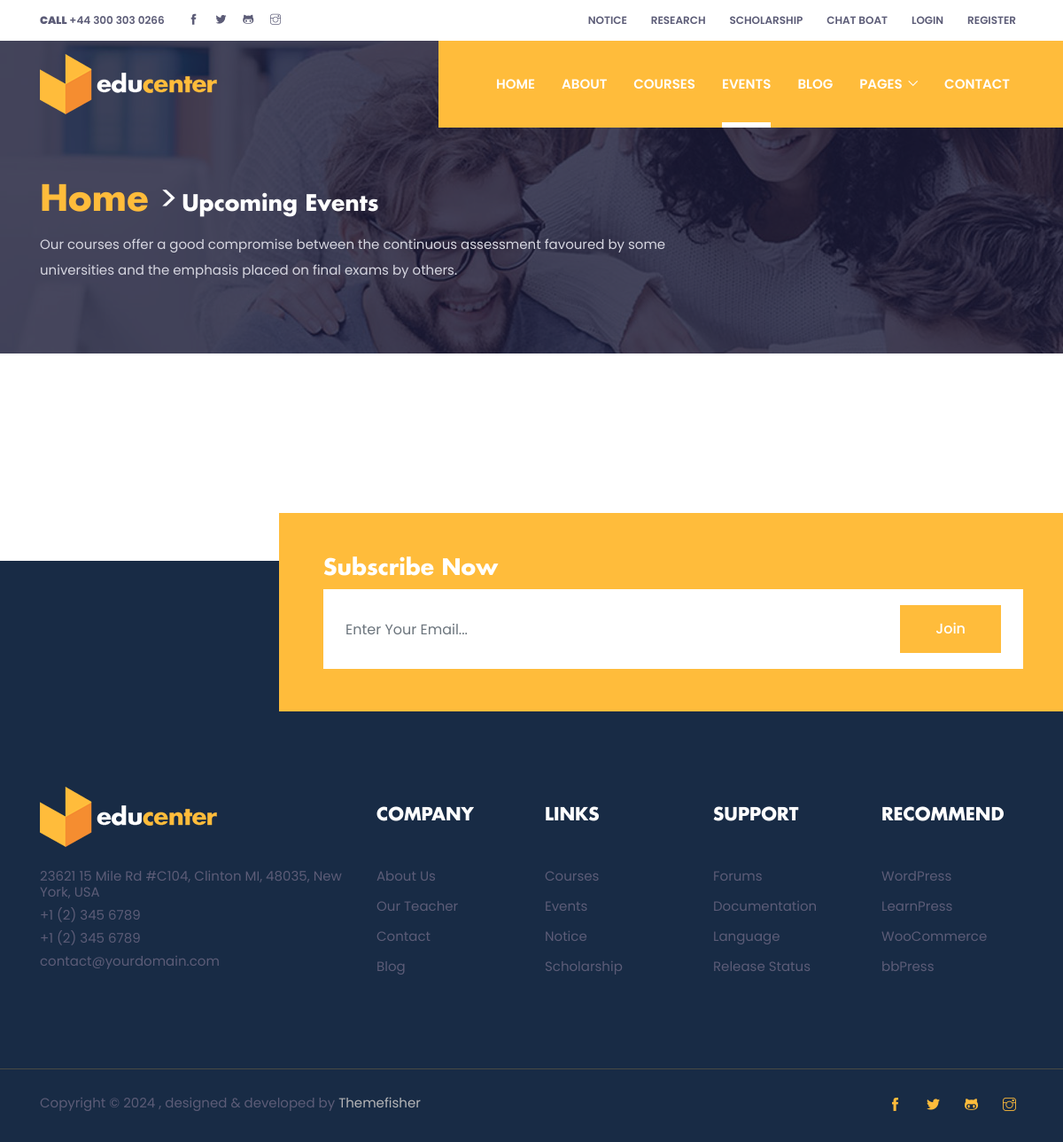
Page /events/ on the earlier database version.
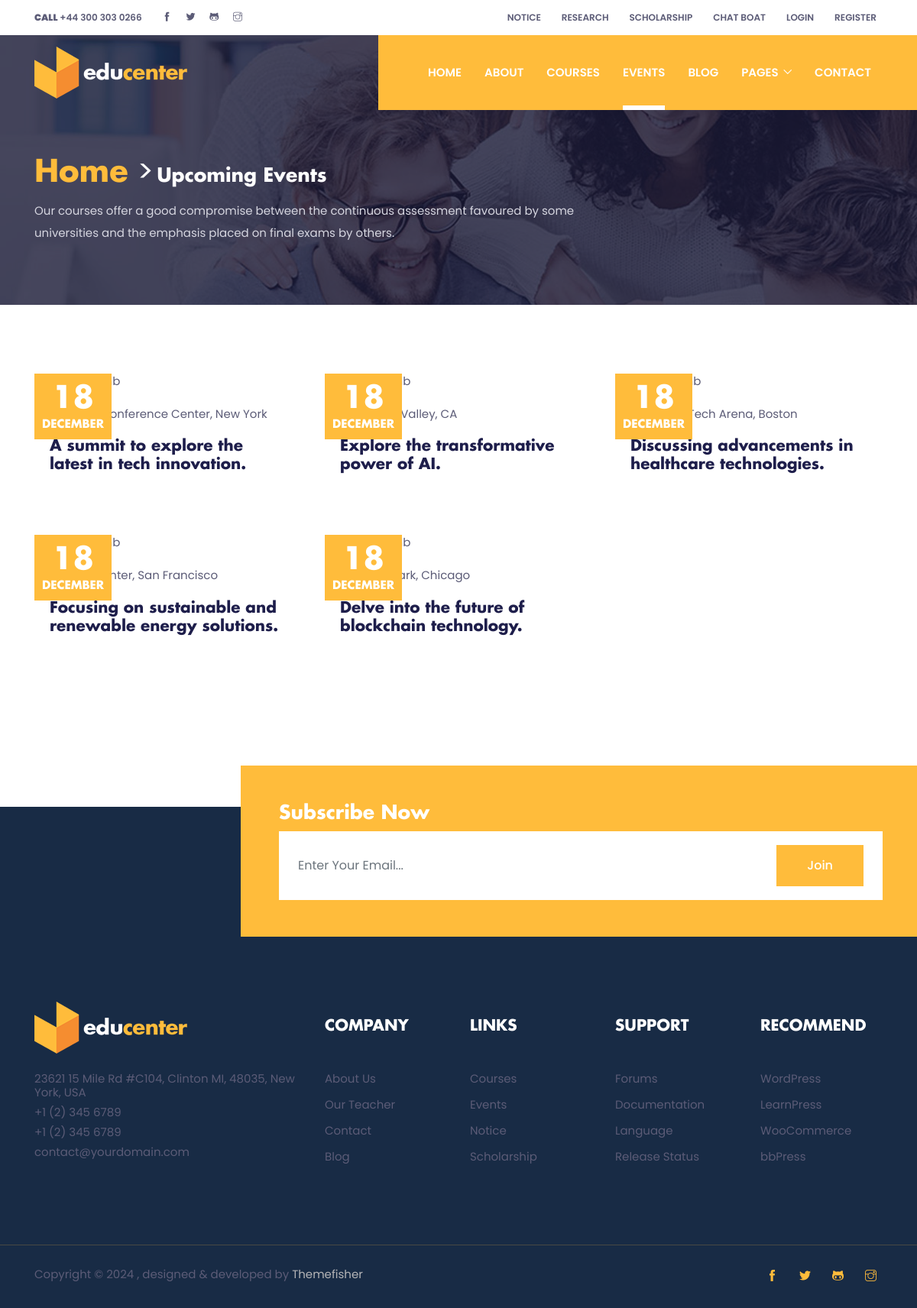
Same page on the later database version.
### courses/models.py (models this page shows)
class Event(models.Model):
  title = models.CharField(max_length=250)
  banner = models.ImageField(upload_to='events')
  description = HTMLField()
  location = models.CharField(max_length=500)
  date = models.DateField()
  time = models.TimeField()
  fee = models.DecimalField(max_digits=10,decimal_places=2)
  slug = AutoSlugField(populate_from='title')
  created = models.DateTimeField(auto_now_add=True)
  updated = models.DateTimeField(auto_now=True)

### courses/views.py (the view)
# urls.py: path('events/', views_events, name='events'),
def views_events (request):
  events = Event.objects.all()
  context ={
    "events": events
  }
  return render(request,'events.html',context)

### courses/templates/events.html (shortened to what this page needs)
{% extends "base.html" %}
{% load static %}
{% block content %}
<section class="page-title-section overlay" data-background="{% static 'images/backgrounds/page-title.jpg' %}">
  <div class="container">
    <div class="row">
      <div class="col-md-8">
        <ul class="list-inline custom-breadcrumb mb-2">
          <li class="list-inline-item"><a class="h2 text-primary font-secondary" href="{% url 'home' %}">Home</a>
          </li>
          <span style='font-size:40px; color:#fff'>&#62;</span>
          <li class="list-inline-item text-white h3 font-secondary @@nasted">Upcoming Events</li>
        </ul>
        <p class="text-lighten mb-0">Our courses offer a good compromise between the continuous assessment favoured by some universities and the emphasis placed on final exams by others.</p>
      </div>
    </div>
  </div>
</section>
<section class="section">
  <div class="container">
    <div class="row">
    {% for event in events %}
      <div class="col-lg-4 col-sm-6 mb-5">
        <div class="card border-0 rounded-0 hover-shadow">
          <div class="card-img position-relative">
            <div class="card-date"><span>18</span><br>December</div>
          </div>
          <div class="card-body">
            <p> {{event.location}} </p>
            <a href="{% url 'event' event.slug %} ">
              <h4 class="card-title"> {{event.description | slice:"0:70" |safe}} </h4>
            </a>
          </div>
        </div>
      </div>
    {% endfor %}
    </div>
  </div>
</section>
{% endblock content %}

### templates/base.html (shortened to what this page needs)
<!DOCTYPE html>
{% load static %}
<html lang="en">
  <head>
    <link rel="stylesheet" href="{% static 'plugins/bootstrap/bootstrap.min.css' %}" />
    <link rel="stylesheet" href="{% static 'plugins/slick/slick.css' %}" />
    <link rel="stylesheet" href="{% static 'plugins/themify-icons/themify-icons.css' %}" />
    <link rel="stylesheet" href="{% static 'plugins/animate/animate.css' %}" />
    <link rel="stylesheet" href="{% static 'plugins/aos/aos.css' %}" />
    <link rel="stylesheet" href="{% static 'plugins/venobox/venobox.css' %}" />
    <link href="{% static 'css/style.css' %}" rel="stylesheet" />
    <link rel="stylesheet" type="text/css" href="https://cdn.jsdelivr.net/npm/toastify-js/src/toastify.min.css">
  </head>
  <body>
    <header class="fixed-top header mb-3">
      <div class="top-header py-2 bg-white">
        <div class="container">
          <div class="row no-gutters">
            <div class="col-lg-4 text-center text-lg-left">
              <a class="text-color mr-3" href="tel:+443003030266"
                ><strong>CALL</strong> +44 300 303 0266</a
              >
              <ul class="list-inline d-inline">
                <li class="list-inline-item mx-0">
                  <a
                    class="d-inline-block p-2 text-color"
                    href="https://facebook.com/themefisher/"
                    ><i class="ti-facebook"></i
                  ></a>
                </li>
                <li class="list-inline-item mx-0">
                  <a
                    class="d-inline-block p-2 text-color"
                    href="https://twitter.com/themefisher"
                    ><i class="ti-twitter-alt"></i
                  ></a>
                </li>
                <li class="list-inline-item mx-0">
                  <a
                    class="d-inline-block p-2 text-color"
                    href="https://github.com/themefisher"
                    ><i class="ti-github"></i
                  ></a>
                </li>
                <li class="list-inline-item mx-0">
                  <a
                    class="d-inline-block p-2 text-color"
                    href="https://instagram.com/themefisher/"
                    ><i class="ti-instagram"></i
                  ></a>
                </li>
              </ul>
            </div>
            <div class="col-lg-8 text-center text-lg-right">
              <ul class="list-inline">
                <li class="list-inline-item">
                  <a
                    class="text-uppercase text-color p-sm-2 py-2 px-0 d-inline-block"
                    href="{% url 'notices' %}"
                    >notice</a
                  >
                </li>
                <li class="list-inline-item">
                  <a
                    class="text-uppercase text-color p-sm-2 py-2 px-0 d-inline-block"
                    href="{% url 'research' %}"
                    >research</a
                  >
                </li>
                <li class="list-inline-item">
                  <a
                    class="text-uppercase text-color p-sm-2 py-2 px-0 d-inline-block"
                    href="{% url 'scholarship' %}"
                    >SCHOLARSHIP</a
                  >
                </li>
                <li class="list-inline-item">
                  <a
                    class="text-uppercase text-color p-sm-2 py-2 px-0 d-inline-block"
                    href="{% url 'chatbot_page' %}"
                    >CHAT BOAT</a
                  >
                </li>
                {% if  request.user.is_authenticated %}
                <li class="list-inline-item">
                  <a
                    class="text-uppercase text-color p-sm-2 py-2 px-0 d-inline-block"
                    href="{% url 'logout' %}">logout</a>
                </li>
                {% else %}
                <li class="list-inline-item">
                  <a
                    class="text-uppercase text-color p-sm-2 py-2 px-0 d-inline-block"
                    href="{% url 'login' %}">
                    login
                    </a>
                </li>
                <li class="list-inline-item">
                  <a
                    class="text-uppercase text-color p-sm-2 py-2 px-0 d-inline-block"
                    href="{% url 'register' %}">
                    Register
                    </a>
                </li>
                {% endif %}
              </ul>
            </div>
          </div>
        </div>
      </div>
      <div class="navigation w-100">
        <div class="container">
          <nav class="navbar navbar-expand-lg navbar-dark p-0">
            <a class="navbar-brand" href="{% url 'home' %}"
              ><img src="{% static 'images/logo.png' %}" alt="logo"
            /></a>
            <div class="collapse navbar-collapse" id="navigation">
              <ul class="navbar-nav ml-auto text-center">
                {% url 'home' as url %}
                <li class="nav-item {% if request.path == url %}active{% endif %}">
                  <a class="nav-link" href="{{ url }}">Home</a>
                </li>
                {% url 'about' as url %}
                <li class="nav-item {% if request.path == url %}active{% endif %}">
                  <a class="nav-link" href="{{ url }}">About</a>
                </li>
                {% url 'courses' as url %}
                <li class="nav-item {% if request.path == url %}active{% endif %}">
                  <a class="nav-link" href="{{url}}">COURSES</a>
                </li>
                {% url 'events' as url%}
                <li class="nav-item {% if request.path == url %}active{% endif %}">
                  <a class="nav-link" href="{{url}}">EVENTS</a>
                </li>
                {% url 'blogs' as url %}
                <li class="nav-item {% if request.path == url %}active{% endif %}">
                  <a class="nav-link" href="{{url}}">BLOG</a>
                </li>
                <li class="nav-item dropdown view">
                  <a
                    class="nav-link dropdown-toggle"
                    href="#"
                    id="navbarDropdown"
                    role="button"
                    data-toggle="dropdown"
                    aria-haspopup="true"
                    aria-expanded="false"
                  >
                    Pages
                  </a>
                </li>
                {% url 'contact' as url %}
                <li class="nav-item {% if request.path == url %}active{% endif %}">
                  <a class="nav-link" href="{{url}}">CONTACT</a>
                </li>
              </ul>
            </div>
          </nav>
        </div>
      </div>
    </header>
    {% block content %}
    {% endblock content %}
    <footer>
      <div class="newsletter">
        <div class="container">
          <div class="row">
            <div class="col-md-9 ml-auto bg-primary py-5 newsletter-block">
              <h3 class="text-white">Subscribe Now</h3>
              <form action="#">
                <div class="input-wrapper">
                  <input
                    type="email"
                    class="form-control border-0"
                    id="newsletter"
                    name="newsletter"
                    placeholder="Enter Your Email..."
                  />
                  <button type="submit" value="send" class="btn btn-primary">
                    Join
                  </button>
                </div>
              </form>
            </div>
          </div>
        </div>
      </div>
      <div class="footer bg-footer section border-bottom">
        <div class="container">
          <div class="row">
            <div class="col-lg-4 col-sm-8 mb-5 mb-lg-0">
              <a class="logo-footer" href="index.html"
                ><img class="img-fluid mb-4" src="{% static 'images/logo.png' %}" alt="logo"
              /></a>
              <ul class="list-unstyled">
                <li class="mb-2">
                  23621 15 Mile Rd #C104, Clinton MI, 48035, New York, USA
                </li>
                <li class="mb-2">+1 (2) 345 6789</li>
                <li class="mb-2">+1 (2) 345 6789</li>
                <li class="mb-2">contact@yourdomain.com</li>
              </ul>
            </div>
            <div class="col-lg-2 col-md-3 col-sm-4 col-6 mb-5 mb-md-0">
              <h4 class="text-white mb-5">COMPANY</h4>
              <ul class="list-unstyled">
                <li class="mb-3">
                  <a class="text-color" href="about.html">About Us</a>
                </li>
                <li class="mb-3">
                  <a class="text-color" href="teacher.html">Our Teacher</a>
                </li>
                <li class="mb-3">
                  <a class="text-color" href="contact.html">Contact</a>
                </li>
                <li class="mb-3">
                  <a class="text-color" href="blog.html">Blog</a>
                </li>
              </ul>
            </div>
            <div class="col-lg-2 col-md-3 col-sm-4 col-6 mb-5 mb-md-0">
              <h4 class="text-white mb-5">LINKS</h4>
              <ul class="list-unstyled">
                <li class="mb-3">
                  <a class="text-color" href="courses.html">Courses</a>
                </li>
                <li class="mb-3">
                  <a class="text-color" href="events.html">Events</a>
                </li>
                <li class="mb-3">
                  <a class="text-color" href="notice.html">Notice</a>
                </li>
                <li class="mb-3">
                  <a class="text-color" href="scholarship.html">Scholarship</a>
                </li>
              </ul>
            </div>
            <div class="col-lg-2 col-md-3 col-sm-4 col-6 mb-5 mb-md-0">
              <h4 class="text-white mb-5">SUPPORT</h4>
              <ul class="list-unstyled">
                <li class="mb-3">
                  <a class="text-color" href="https://themefisher.com/blog"
                    >Forums</a
                  >
                </li>
                <li class="mb-3">
                  <a class="text-color" href="https://docs.themefisher.com/"
                    >Documentation</a
                  >
                </li>
                <li class="mb-3">
                  <a class="text-color" href="#!">Language</a>
                </li>
                <li class="mb-3">
                  <a class="text-color" href="#!">Release Status</a>
                </li>
              </ul>
            </div>
            <div class="col-lg-2 col-md-3 col-sm-4 col-6 mb-5 mb-md-0">
              <h4 class="text-white mb-5">RECOMMEND</h4>
              <ul class="list-unstyled">
                <li class="mb-3">
                  <a class="text-color" href="https://themefisher.com/"
                    >WordPress</a
                  >
                </li>
                <li class="mb-3">
                  <a class="text-color" href="https://themefisher.com/"
                    >LearnPress</a
                  >
                </li>
                <li class="mb-3">
                  <a class="text-color" href="https://themefisher.com/"
                    >WooCommerce</a
                  >
                </li>
                <li class="mb-3">
                  <a class="text-color" href="https://themefisher.com/"
                    >bbPress</a
                  >
                </li>
              </ul>
            </div>
          </div>
        </div>
      </div>
      <div class="copyright py-4 bg-footer">
        <div class="container">
          <div class="row">
            <div class="col-sm-7 text-sm-left text-center">
              <p class="mb-0">
                Copyright &copy;
                , designed & developed by
                <a href="https://themefisher.com/" class="text-muted"
                  >Themefisher</a
                >
              </p>
            </div>
            <div class="col-sm-5 text-sm-right text-center">
              <ul class="list-inline">
                <li class="list-inline-item">
                  <a
                    class="d-inline-block p-2"
                    href="https://facebook.com/themefisher/"
                    ><i class="ti-facebook text-primary"></i
                  ></a>
                </li>
                <li class="list-inline-item">
                  <a
                    class="d-inline-block p-2"
                    href="https://twitter.com/themefisher"
                    ><i class="ti-twitter-alt text-primary"></i
                  ></a>
                </li>
                <li class="list-inline-item">
                  <a
                    class="d-inline-block p-2"
                    href="https://github.com/themefisher"
                    ><i class="ti-github text-primary"></i
                  ></a>
                </li>
                <li class="list-inline-item">
                  <a
                    class="d-inline-block p-2"
                    href="https://instagram.com/themefisher/"
                    ><i class="ti-instagram text-primary"></i
                  ></a>
                </li>
              </ul>
            </div>
          </div>
        </div>
      </div>
    </footer>
  </body>
</html>

Differences in the rows shown:
added Event: location "Tech Conference Center, New York", description "A summit to explore the latest in tech innovation."
added Event: location "Silicon Valley, CA", description "Explore the transformative power of AI."
added Event: location "HealthTech Arena, Boston", description "Discussing advancements in healthcare technologies."
added Event: location "Eco Center, San Francisco", description "Focusing on sustainable and renewable energy solutions."
added Event: location "Tech Park, Chicago", description "Delve into the future of blockchain technology."
